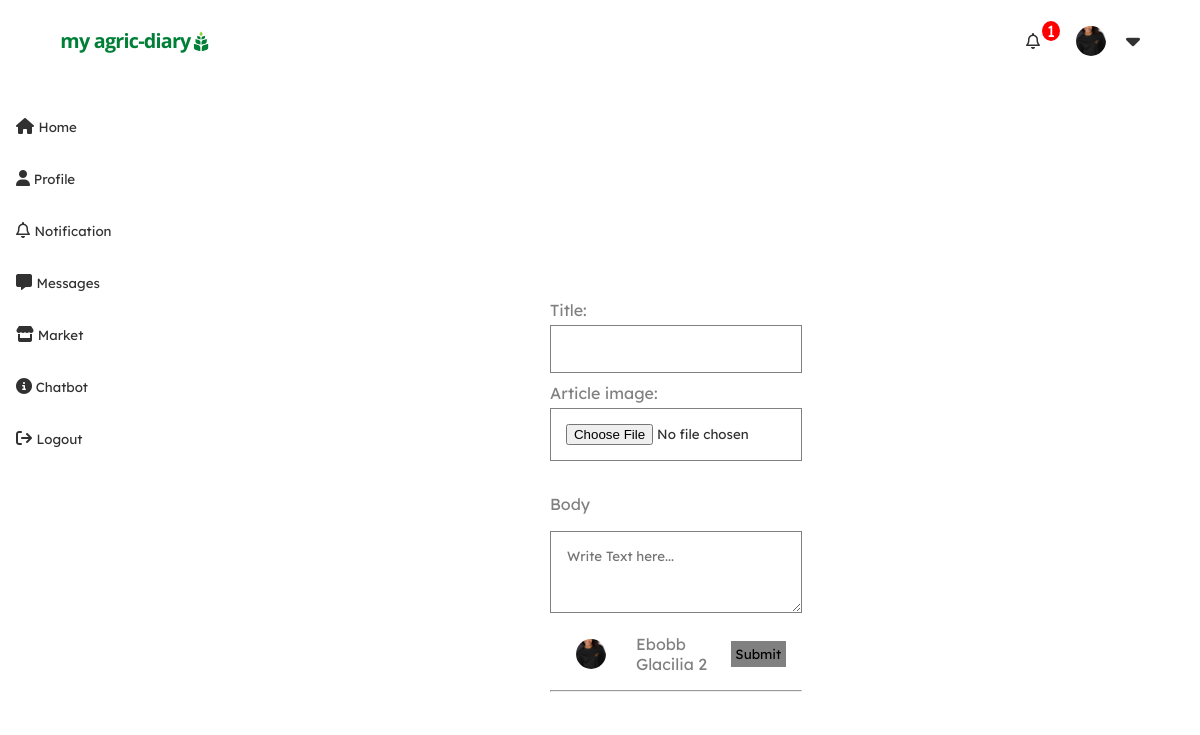
Screenshot of /add-article/ (signed in) with the database file from the repository.
### account/models.py (models this page shows)
class CustomUser(AbstractUser):
    email = models.EmailField(unique=True)
    first_name = models.CharField( max_length=100 , blank=False)
    last_name= models.CharField( max_length=100 , blank=False )
    bio=models.CharField(max_length=400,blank=True, null=True)
    location = CountryField(blank_label='(select country)')
    profile_pic=models.ImageField( upload_to='profilepics/' ,blank=True, null=True,validators=[FileExtensionValidator(['jpg','png',])])
    is_student = models.BooleanField(default=False)
    course = models.CharField(max_length=100 ,blank=True, null=True)
    instituition = models.CharField(max_length=100 ,blank=True, null=True)
    profession=models.CharField(max_length=100 ,blank=True, null=True)
    company = models.CharField(max_length=100 ,blank=True, null=True)
    date_joined = models.DateTimeField( auto_now_add=True)
    is_active = models.BooleanField( default=True)
    username = None
    USERNAME_FIELD = 'email'
    REQUIRED_FIELDS = []
    objects = UserManager()
    def __str__(self):
        return self.last_name

### feed/views.py (the view)
# urls.py: path('add-article/',views.add_article, name='add_article'),
@login_required
def add_article(request):
    if request.method=='POST':
            body=request.POST.get('body')
            article_form = ArticleForm(request.POST or None, request.FILES or None)
            if article_form.is_valid():
                obj=article_form.save(commit=False)
                obj.author = request.user
                obj.body=f'<pre>{body}</pre>'
                obj.slug = slug_generator(obj)
                obj.save()
                return redirect('articles')
            else:
                article_form =ArticleForm()
                return render (request, 'feed/add-article.html', {'form':article_form,'stylesheet':'styles/feed.css'} )
    else:
        article_form =ArticleForm()
        return render (request, 'feed/add-article.html',{'form':article_form,'stylesheet':'styles/feed.css'} )

### feed/forms.py
class ArticleForm(forms.ModelForm):
    body= RichTextField()
    class Meta:
        model = Articles
        fields = ['title','article_image','tag']
        widgets ={
            'tag': forms.TextInput(attrs={'class':'comment_field','placeholder':'e.g : climate change,soil', 'row':3,})
        }

### Friends/context_processors.py (called while the page is built)
def friendSuggestions(request):
        if request.user.is_authenticated:
            user = request.user
            network = Network.objects.get(user=request.user)
            friendsuggestions= suggestions(request,network=network)
            return {'friendsuggestions':friendsuggestions,'mynetwork':network}
        else:
                return {}

def suggestions(request, network):
    friends = network.following.all()
    user=request.user
    print(friends)
    suggestions =Network.objects.filter(
        following__in = friends).exclude(id=network.id).distinct()
    return suggestions

### notification/context_processors.py (called while the page is built)
def notificationCount(request):
        if request.user.is_authenticated:
            user = request.user
            notification = NotificationUser.objects.get(user = user)
            count = notification.mynotification.all().filter(is_read = False)
            return {'count':count.count}
        else:
                return {}

### feed/templates/feed/add-article.html (shortened to what this page needs)
{% extends 'main/base.html'%}
{% block content %}
<div class="wrapper">
    <form action="{% url 'add_article' %}" method="POST" enctype="multipart/form-data">
        {{form.as_p}}
        <br>
        <label for="body">Body</label>
        <textarea rows="3" name="body" oninput="auto_grow(this)" placeholder="Write Text here..."></textarea>
    <br>
    <div class="create-post">
        <div class="left">
            <span>
                {% if request.user.profile_pic %}
                <a href="{% url 'profile' request.user.id %}">
                    <div class="roundedprofile" style="background:url('{{request.user.profile_pic.url}}') ;background-position: center; background-size: contain;">  </div> </a>
                {% else %}
                <a href="{% url 'profile' request.user.id %}">   <img src="https://encrypted-tbn0.gstatic.com/images?q=tbn:ANd9GcR9RzmCAKhjBMu6GN8LHxNLTw8Vt347xfIXWA&usqp=CAU" alt="" width="30px"></a>
                {% endif %}
            </span>         <span>{{request.user.get_full_name}}</span>
        </div>
        <div class="right">
             <button type="submit" class="submitbtn" style="width:100%" id="buttonpost" class="button_one" disabled> Submit </button>
        </div>
     </div>
     <hr>
    </form>
</div>
{% endblock %}

### templates/main/base.html (shortened to what this page needs)
{% load static %}
<!DOCTYPE html>
<html lang="en">
<head>
    <link rel="stylesheet" href="{% static 'styles/mainstyle.css'%}">
    <link rel="stylesheet" href="{% static stylesheet %}">
</head>
<body>
        <header>
            <div class="logo">
             <a href="../../../">   <img src="{% static 'images/my agric-diary.png'%}" width="100%"></a>
            </div>
            <div class="header-right">
                    {% if request.user.is_authenticated %}
                            <span>
                                <a href="{% url 'notification' %}">
                                    <span class="notification-wrapper">
                                        <span class="notification-counter">
                                               <span><i class="fa-regular fa-bell"> </i> </span>
                                                <span id="counter"> {{count}} </span>
                                        </span>
                                    </span>
                                </a>
                            </span>
                        <span>
                            {% if request.user.profile_pic %}
                            <a href="{% url 'profile' request.user.id %}">
                                <div class="roundedprofile" style="background:url('{{request.user.profile_pic.url}}') ;background-position: center; background-size: contain;">  </div> </a>
                            {% else %}
                            <a href="{% url 'profile' request.user.id %}">   <img src="https://encrypted-tbn0.gstatic.com/images?q=tbn:ANd9GcR9RzmCAKhjBMu6GN8LHxNLTw8Vt347xfIXWA&usqp=CAU" alt="" width="30px"></a>
                            {% endif %}
                        </span>
                            <span class="dropdown">
                                <span class="dropbtn" onclick="myFunction(data='myDropdown{{article.id}}')"> <i class="fa-solid fa-caret-down"></i></span>
                              </span>
                    {% else %}
                        <span> <a href="{% url 'login' %}"> Login </a> </span>
                        <span> <a href="{% url 'signup' %}"> Signup </a></span>
                    {% endif %}
            </div>
        </header>
   <div class="flex-container">
    <div class="bodynav_right">
        <a href="../../../"> <i class="fa-solid fa-house"></i> <small> Home </small></a>
        <a href="{% url 'profile'  request.user.id %}"> <i class="fa-solid fa-user"></i><small>  Profile</small> </a>
        <a href="{% url 'notification' %}"> <i class="fa-regular fa-bell"></i> <small> Notification </small>  </a>
        <a href="{% url 'chatlobby' %}"> <i class="fa-solid fa-message"></i>  <small> Messages </small></a>
        <a href="{% url 'market' %}"> <i class="fa-solid fa-store"></i><small>  Market </small> </a>
        <a href="{% url 'ai_room' %}"> <i class="fa-solid fa-circle-info"></i><small> Chatbot </small>  </a>
        <a href="{% url 'logout' %}"><i class="fa-solid fa-arrow-right-from-bracket"></i> <small> Logout  </small></a>
    </div>
        {% block content %}
        {% endblock%}
    </div>
</body>
</html>

### static/styles/mainstyle.css (style rules this page uses)
* { padding: 0; margin:0; box-sizing: border-box; font-family: 'Lexend Deca', sans-serif; color:#313131; }
:root { --primary-color:#4ba064; --primary-color:#008037; }
body { background-color: #f2f1ef; background-color: #f5f5f5; }
.flex-container { display: flex; align-items: flex-start; display: flex; justify-content: left; gap: 20px; }
a { text-decoration:none; color:var(--primary-color); }
.bodynav_right { padding: 1rem; height: 100vh; background-color: #fff; position: sticky; top:80px; display: flex; flex-direction: column; grid-area: 1rem; margin-top: -23px; }
.bodynav_right a { padding-block: 1rem; width: 100px; }
header { display:flex; align-items:center; justify-content: space-between; margin-bottom: 25px; padding-inline:5%; padding-block: 1.2rem; position: sticky; width: 100%; top: 0; background-color: white; color: #4ba064; z-index: 100; }
header a { color: #4ba064; }
.header-right { display:flex; gap:20px; align-items:center; }
.notification-counter { position:relative; margin-right: 1rem; }
#counter { position: absolute; top: -10px; right: -20px; background-color: red; color: white; border-radius: 50%; padding: 0px 5px; }
button { background-color: transparent; border: none; text-align: center; }
input,select,button,textarea { -webkit-border-radius:0; border-radius:0; }
.roundedprofile { display: block; height: 30px !important; width: 30px !important; border-radius: 50%; object-fit: contain; }

### static/styles/feed.css (style rules this page uses)
.create-post { display: flex; align-items: center; justify-content: space-between; padding: 1rem; background-color: #fff; border-radius:5px; color: grey; }
.create-post > div > span { padding-inline: 10px; color: grey; }
.right, .author-info,.left { display: flex; align-items: center; justify-content: space-between; gap:10px }
.left { color: grey; }
.right { align-items: flex-start; gap: 10px; }

### feed/templates/feed/add-article.html (style rules this page uses)
.wrapper { max-width: 900px; background-color: #fff; padding: 1rem; margin: auto; }
form { width:100%; font-family: 'Open sans',sans-serif; margin-bottom: 100px; }
form input { padding:15px; margin-bottom:10px; margin-top: 5px; width:100%; border: 1px solid grey; background-color: transparent; }
textarea { width: 100%; padding: 1rem; border: none; border: 1px solid grey; background-color: transparent; margin-top: 1rem; }
p,label { color:grey }
button#buttonpost { color: #d4c44b; color: black; padding: 0.3rem; background-color: rgba(212,196,75,.7); }
button#buttonpost:disabled { background-color: grey; }
@media screen  and (min-width:780px) { form { width:60%; margin:auto; } }
@media screen  and (min-width:780px) { body { background-color: white; } }

### templates/main/base.html (style rules this page uses)
.dropdown { position: relative; display: inline-block; }
.dropbtn { font-size: 1.4rem; margin-top: -5px; }

### rows the page displays
CustomUser: user.profile_pic (picture), user.get_full_name "Ebobb Glacilia 2"

### other values shown
{{ count }} "1"
